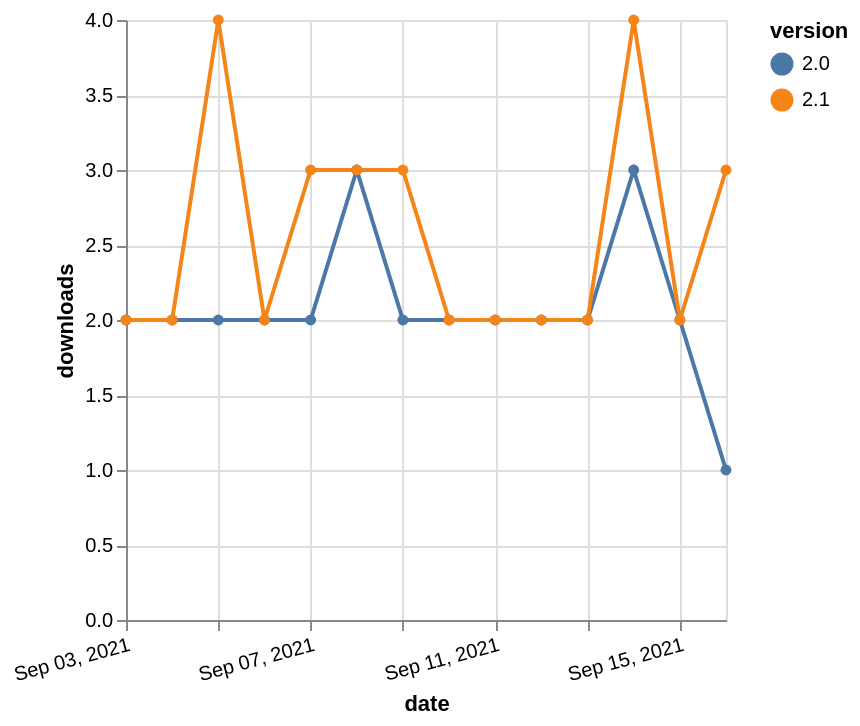

The Vega-Lite source for this figure:
### Vega-Lite specification from a JSON file in a GitHub repository (floating-point values rounded to 4 significant figures)
{"$schema": "https://vega.github.io/schema/vega-lite/v5.json", "description": "A simple bar chart with embedded data.", "data": {"values": [{"date": "2021-09-03", "total": 2540, "delta": 2, "version": "2.0"}, {"date": "2021-09-04", "total": 2542, "delta": 2, "version": "2.0"}, {"date": "2021-09-05", "total": 2544, "delta": 2, "version": "2.0"}, {"date": "2021-09-06", "total": 2546, "delta": 2, "version": "2.0"}, {"date": "2021-09-07", "total": 2548, "delta": 2, "version": "2.0"}, {"date": "2021-09-08", "total": 2551, "delta": 3, "version": "2.0"}, {"date": "2021-09-09", "total": 2553, "delta": 2, "version": "2.0"}, {"date": "2021-09-10", "total": 2555, "delta": 2, "version": "2.0"}, {"date": "2021-09-11", "total": 2557, "delta": 2, "version": "2.0"}, {"date": "2021-09-12", "total": 2559, "delta": 2, "version": "2.0"}, {"date": "2021-09-13", "total": 2561, "delta": 2, "version": "2.0"}, {"date": "2021-09-14", "total": 2564, "delta": 3, "version": "2.0"}, {"date": "2021-09-15", "total": 2566, "delta": 2, "version": "2.0"}, {"date": "2021-09-16", "total": 2567, "delta": 1, "version": "2.0"}, {"date": "2021-09-03", "total": 2689, "delta": 2, "version": "2.1"}, {"date": "2021-09-04", "total": 2691, "delta": 2, "version": "2.1"}, {"date": "2021-09-05", "total": 2695, "delta": 4, "version": "2.1"}, {"date": "2021-09-06", "total": 2697, "delta": 2, "version": "2.1"}, {"date": "2021-09-07", "total": 2700, "delta": 3, "version": "2.1"}, {"date": "2021-09-08", "total": 2703, "delta": 3, "version": "2.1"}, {"date": "2021-09-09", "total": 2706, "delta": 3, "version": "2.1"}, {"date": "2021-09-10", "total": 2708, "delta": 2, "version": "2.1"}, {"date": "2021-09-11", "total": 2710, "delta": 2, "version": "2.1"}, {"date": "2021-09-12", "total": 2712, "delta": 2, "version": "2.1"}, {"date": "2021-09-13", "total": 2714, "delta": 2, "version": "2.1"}, {"date": "2021-09-14", "total": 2718, "delta": 4, "version": "2.1"}, {"date": "2021-09-15", "total": 2720, "delta": 2, "version": "2.1"}, {"date": "2021-09-16", "total": 2723, "delta": 3, "version": "2.1"}]}, "width": "container", "mark": {"type": "line", "point": {"filled": true}}, "encoding": {"x": {"field": "date", "type": "temporal", "timeUnit": "yearmonthdate", "title": "date", "axis": {"labelAngle": -15}}, "y": {"field": "delta", "type": "quantitative", "title": "downloads"}, "color": {"field": "version", "type": "nominal"}, "tooltip": {"field": "delta"}}}
